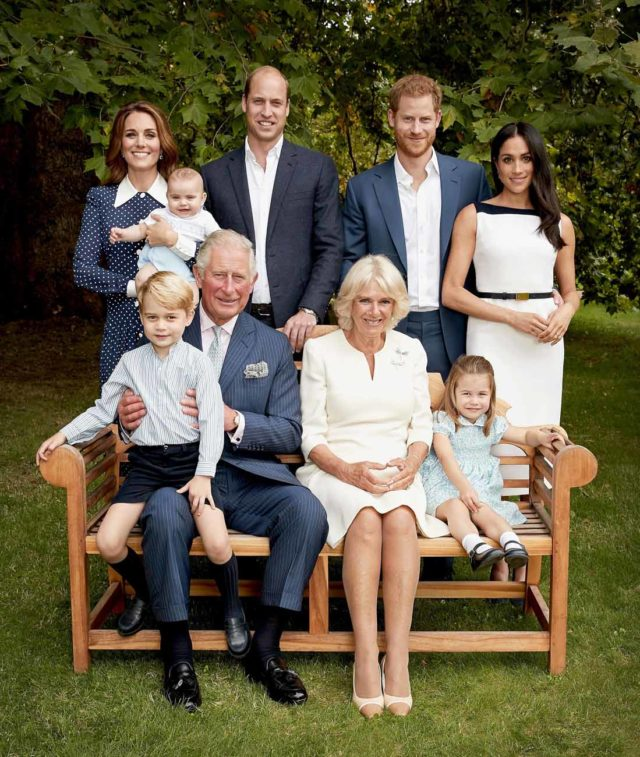
#> input picture images/img1.jpg, 640 x 757 px
$ jupyter execute Face_Detection.ipynb
#> lines starting #> are read from the running program, lines starting #| are printed output that depends on the picture; after the words box and inside, x2 and y2 are one past the last pixel; in counts of white or black regions, pixels touching at a corner belong together
## Face Detecction in a given image

[cell 1]
import cv2 as cv
import numpy as np
from PIL import Image
import matplotlib.pyplot as plt
import requests
import io

[cell 2]
img=cv.imread('../images/img1.jpg')
#> img is the input picture: shape (757, 640, 3); mean B, G, R 73.6, 96.5, 104.2
plt.imshow(img)

[cell 3]
img_rgb=cv.cvtColor(img,cv.COLOR_BGR2RGB)
plt.imshow(img_rgb)

[cell 4]
image_array=np.array(img_rgb)

[cell 5]
image_array.shape
#> Out = (757, 640, 3)

[cell 6]
gray=cv.cvtColor(image_array,cv.COLOR_RGB2GRAY)
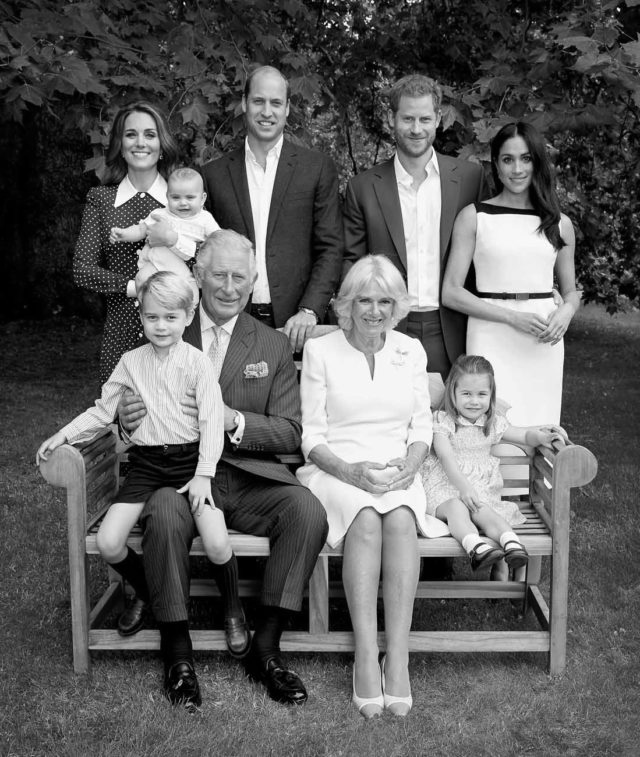
#> gray: shape (757, 640); min 0, max 255, mean 96.2
plt.imshow(gray,cmap='gray')

[cell 7]
detector=cv.CascadeClassifier("../data/haar_frontal.xml")

[cell 8]
faces=detector.detectMultiScale(gray,1.3,4)   #1.3 ,5 is standard formate   5 min neigbour b/w two faces pixels
#> faces = [[238, 80, 58, 58], [389, 98, 55, 55], [114, 112, 56, 56], [491, 141, 49, 49], [137, 298, 51, 51], [448, 374, 51, 51], [204, 258, 53, 53], [346, 280, 56, 56]]

[cell 9]
faces[0]
#> Out = [238, 80, 58, 58]

[cell 10]
x,y,w,h=faces[0]
#> x = 238; y = 80; w = 58; h = 58

[cell 11]
cv.rectangle(image_array,(x,y),(x+w,y+h),(255,255,255),2)   # color can be [] & ()
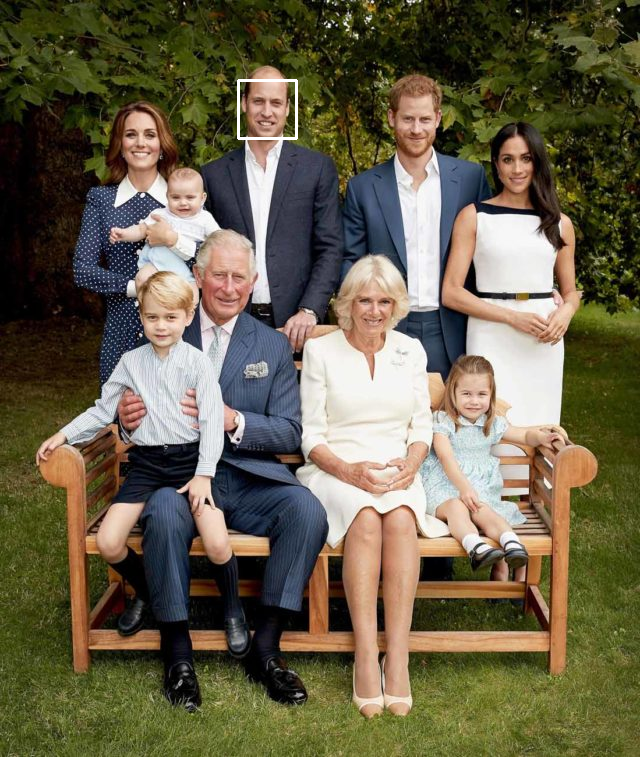
#> image_array: shape (757, 640, 3); mean R, G, B 104.4, 96.7, 73.9
plt.imshow(image_array)

[cell 12]
# Detect all images
for i in range(len(faces)):
    x,y,w,h=faces[i]
    cv.rectangle(image_array,(x,y),(x+w,y+h),(255,0,0),2)   # color can be [] & ()
    plt.imshow(image_array)
#> this loop made 8 passes
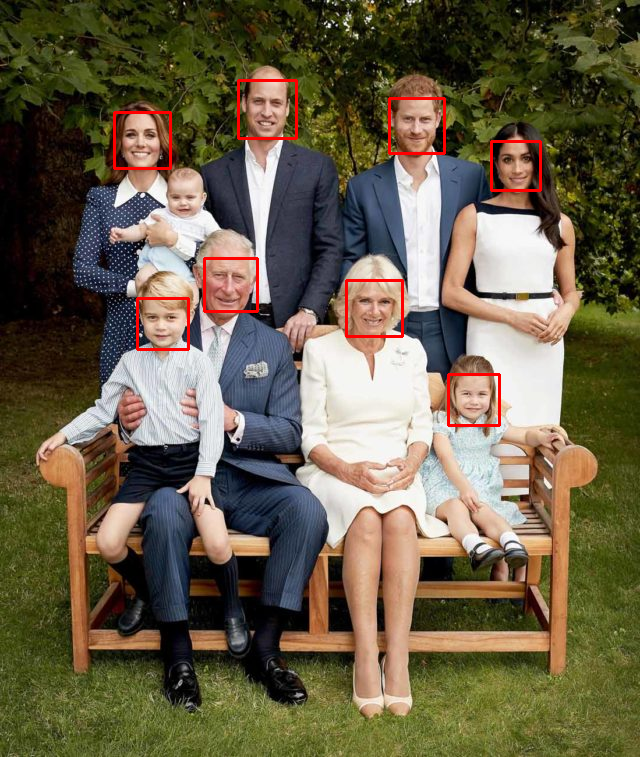
#> image_array: shape (757, 640, 3); 1.06% of pixels changed, all inside (x1, y1, x2, y2) = (113, 79, 542, 427)
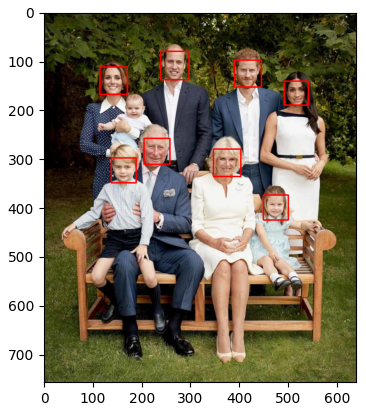
#> figure drawn by matplotlib, 1 panel
